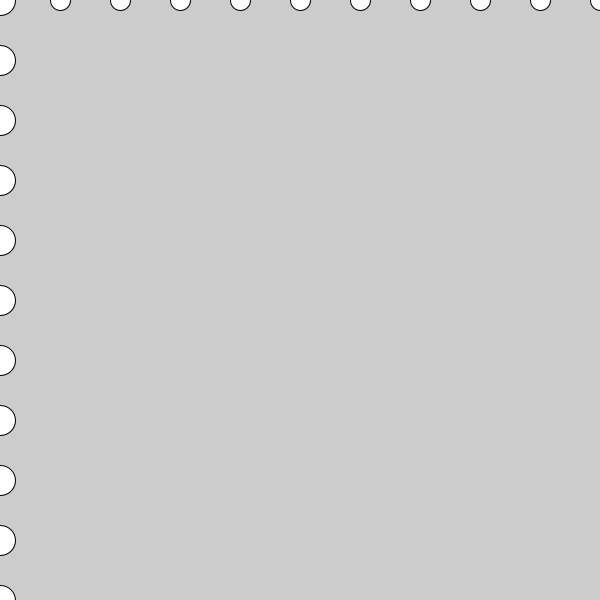
Frame 1 (no input)
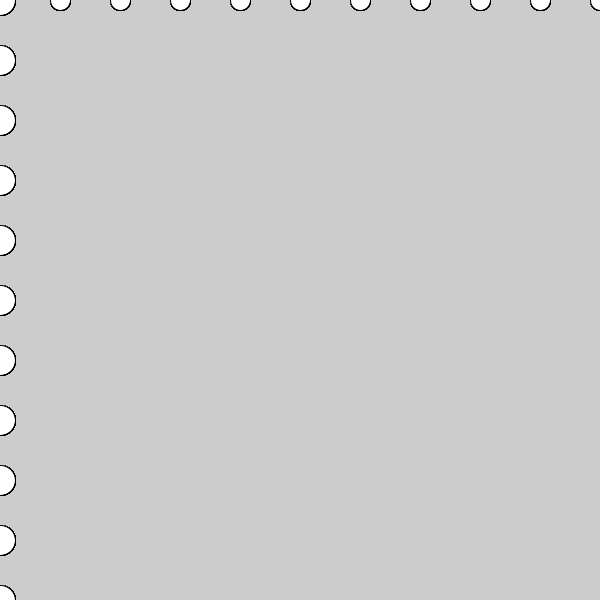
Frame 60 (the mouse pressed at the canvas centre just before this capture)
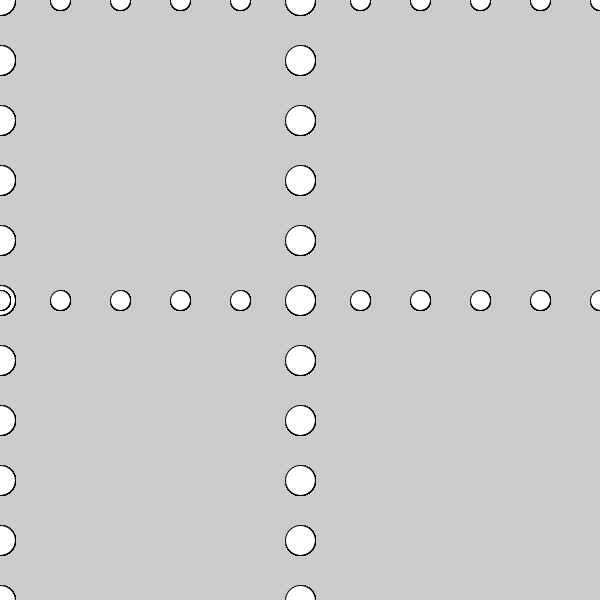
Frame 120 (the mouse held since frame 60 and released just before this capture)

The Processing sketch that drew these frames (run headless with seeded random() and noise(); from frame 60 on, the mouse is pressed at the canvas centre):

// Processing sketch: weng_movingcircle_2014_10_06
// ── weng_movingcircle_2014_10_06.pde

void setup() {
  size(600,600);
}

void draw() {
  for(int x=0; x<=width; x+=60) {
    ellipse(x,mouseX,20,20);
  }
  for(int y=0; y<=height; y+=60) {
      ellipse(mouseY,y,30,30);
    }
  }
